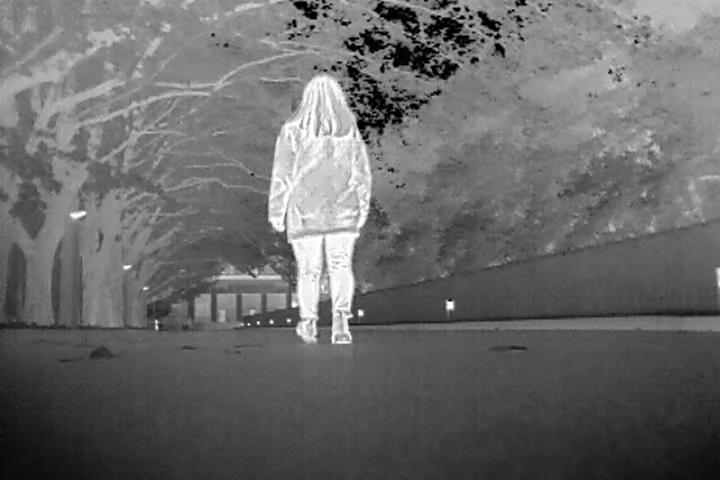
%> input picture data/Pedestrian_test.jpg, 720 x 480 px
$ octave --eval "result = signatureSal('../../data/Pedestrian_test.jpg');"   (GNU Octave 9; MATLAB toolbox functions it lacks are replaced by stand-ins)
%> lines starting %> are read from the running program, lines starting %| are printed output that depends on the picture
### Saliency/sigsaliency/mynorm.m
function map = mynorm(map,param)

if ( param.subtractMin )
  map = mat2gray(map);
else
  map = map / max(map(:));
end

### Saliency/sigsaliency/default_signature_param.m
function param = default_signature_param()

%
% most important parameter. determines channels to use
% there are 3 options: LAB, DKL, RGB
%
param.colorChannels = 'LAB';

%
% signature output must be blurred
% (expressed as fraction of image width)
%
param.blurSigma =.05;% .045;

%
% size of the underlying saliency map
%
param.mapWidth = 64;

%
% resize saliency map to image input
% note: can be slow; turn off for faster performance.
%
param.resizeToInput = 1;

%
% for normalization
%
param.subtractMin = 1;

### Saliency/sigsaliency/signatureSal.m
function outMap = signatureSal( img , param )
%> called with img = '../../data/Pedestrian_test.jpg'

%
%  inputs:
%     img    : either matrix of intensities or filename
%     param  : optional parameters, should have fields as set in default_signature_param
%
%  output
%     outMap : a saliency map for the image
%
%
%  This algorithm is described in the following paper:
%  "Image Signature: Highlighting sparse salient regions", by Xiaodi Hou, Jonathan Harel, and Christof Koch.
%  IEEE Transactions on Pattern Analysis and Machine Intelligence, 2011.
%
%  Coding by Xiaodi Hou and Jonathan Harel, 2011
%
%  License: Code may be copied & used for any purposes as long as the use is acknowledged and cited.
%

% read in file if img is filename
if ( strcmp(class(img),'char') == 1 ) img = imread(img); end
%> in signatureSal, img is the input picture: size 480x720x3 uint8; min 0, max 255, mean 104.7

% convert to double if image is uint8
if ( strcmp(class(img),'uint8') == 1 ) img = double(img)/255; end

if ( ~exist( 'param' , 'var' ) )
    param = default_signature_param;
end

img = imresize(img, param.mapWidth/size(img, 2));
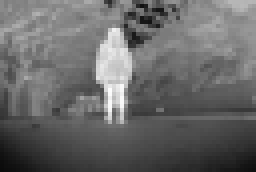
%> img: size 43x64x3 double (shown 4 times larger); min 0.0463, max 0.994, mean 0.411

numChannels = size( img , 3  );
%> numChannels = 3

if ( numChannels == 3 )

    if ( isequal( lower(param.colorChannels) , 'lab' ) )

        labT = makecform('srgb2lab');
        tImg = applycform(img, labT);
%> tImg: size 43x64x3 double; mean of channels 1, 2, 3 43.7, 0, 0

    elseif ( isequal( lower(param.colorChannels) , 'rgb' ) )

        tImg = img;

    elseif ( isequal( lower(param.colorChannels) , 'dkl' ) )

        tImg = rgb2dkl( img );

    end

else

    tImg = img;

end

cSalMap = zeros(size(img));


[h,w,d]=size(tImg);
%> h = 43; w = 64; d = 3
ch=round(h/3);
%> ch = 14
cw=round(w/3);
%> cw = 21

for i = 1:numChannels

    %-----对数值进行约束------
    dctimg=dct2(tImg(:,:,i));   %dct变换
    %-----DCT的符号信息与相位信息结合
    %     ----中间位置的值
    dvalue=dctimg(ch,cw);
    %     ----对dct进行筛选------
    T=abs(dvalue);
    dctimg(abs(dctimg)<T)=0;
    cSalMap(:,:,i) = idct2(sign(dctimg)).^2;
    %       cSalMap(:,:,i) = idct2(sign(dct2(tImg(:,:,i)))).^2;


end
%> this loop made 3 passes
%> (dvalue, T) on passes 1 to 2: (7.58, 7.58), (-6.29e-15, 6.29e-15)
%> T on pass 3: 3.39e-15
%> pass 1, in signatureSal, `dctimg=dct2(tImg(:,:,i));`:
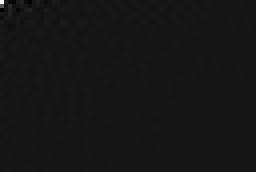
%> dctimg: size 43x64 double (shown 4 times larger); min -209.3, max 2292, mean 1; drawn with min black and max white
%> pass 2, in signatureSal, `dctimg=dct2(tImg(:,:,i));`:
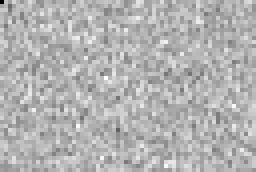
%> dctimg: size 43x64 double (shown 4 times larger); min -1.36e-13, max 5.78e-14, mean -4.57e-18; drawn with min black and max white
%> pass 3, in signatureSal, `dctimg=dct2(tImg(:,:,i));`:
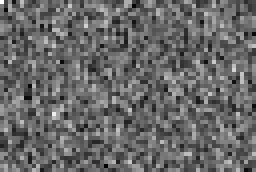
%> dctimg: size 43x64 double (shown 4 times larger); min -1.82e-14, max 2.61e-14, mean -1.62e-17; drawn with min black and max white
%> after the loop: cSalMap: size 43x64x3 double; mean of channels 1, 2, 3 0.177, 0.691, 0.561

outMap = mean(cSalMap, 3);
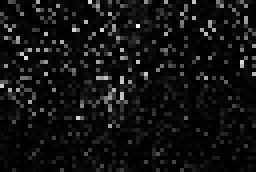
%> outMap: size 43x64 double (shown 4 times larger); min 0.000778, max 6.66, mean 0.476; drawn with min black and max white


if ( param.blurSigma > 0 )
    kSize = size(outMap,2) * param.blurSigma;
%> kSize = 3.2
    %    outMap = imfilter(outMap, fspecial('gaussian', round([kSize, kSize]*4), kSize));

    SE = strel('disk', round(kSize*3));
%> SE = {Dimensionality 2}
    outMap=imdilate(outMap,SE);
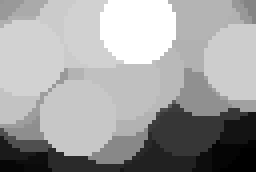
%> outMap: size 43x64 double (shown 4 times larger); min 1.51, max 6.66, mean 4.79; drawn with min black and max white

end

if ( param.resizeToInput )
    outMap = imresize( outMap , [ size(img,1) size(img,2) ] );
end

outMap = mynorm( outMap , param );

clear param;
clear SE;
clear cSalMap;
clear dctimg;
clear tImg;
clear img;
